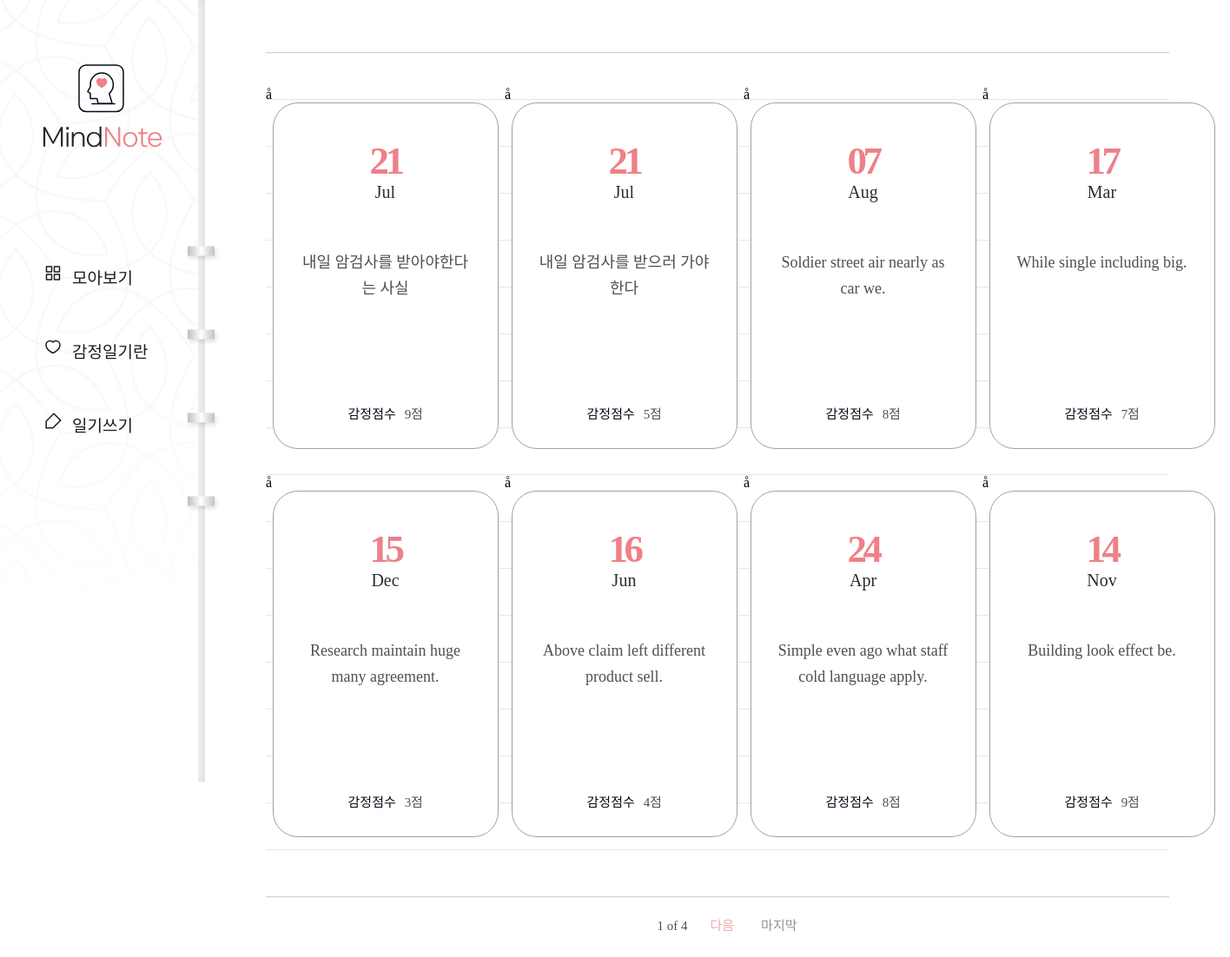
Screenshot of /diary/ with the database file from the repository.
### diary/models.py (models this page shows, shortened)
class Page(models.Model):
    title = models.CharField(max_length=100, validators=[validate_no_hash])
    content = models.TextField(validators=[validate_no_hash])
    feeling = models.CharField(max_length=80, validators=[validate_no_hash, validate_no_numbers])
    score = models.IntegerField(validators=[validate_score])
    dt_created = models.DateField()

### diary/views.py (the view)
# urls.py: path('diary/', views.PageListView.as_view(), name='page-list'),
class PageListView(ListView):
    model = Page
    ordering = ['-dt_created']
    paginate_by = 8

### diary/templates/diary/page_list.html (shortened to what this page needs)
{% extends './base.html' %}
{% block content %}
{% if page_obj.object_list %}
    <div class="wrap-note">
        <div class="note">
            <div class="note-list">
                <ul>
                    {% for obj in page_obj.object_list %}
                    <li>å
                        <a href="{% url 'page-detail' obj.id %}">
                            <div class="date">
                                <span>{{obj.dt_created|date:"d"}}</span>
                                <p>{{obj.dt_created|date:"M"}}</p>
                            </div>
                            <h2>{{obj.title}}</h2>
                            <div class="score">
                                <p>감정점수</p>
                                <span>{{obj.score}}점</span>
                            </div>
                        </a>
                    </li>
                    {% endfor %}
                </ul>
            </div>
            <div class="paging">
                <span class="page">
                    <p>{{page_obj.number}} of {{page_obj.paginator.num_pages}}</p>
                </span>
                {% if page_obj.has_next %}
                    <a href="?page={{page_obj.next_page_number}}" class="next">다음</a>
                    <a href="?page={{page_obj.paginator.num_pages}}" class="last">마지막</a>
                {% endif %}
            </div>
        </div>
    </div>
{% endif %}
{% endblock content %}

### diary/templates/diary/base.html (shortened to what this page needs)
{% load static %}
<!DOCTYPE html>
<html lang="en">
<head>
    <link rel="stylesheet" href="{% static 'diary/css/styles.css' %}">
    <link rel="stylesheet" type="text/css" href="https://cdn.rawgit.com/moonspam/NanumSquare/master/nanumsquare.css">
    <link rel="stylesheet" href="https://cdn.jsdelivr.net/gh/projectnoonnu/noonfonts_two@1.0/NanumBarunpen.woff">
</head>
<body>
    <div class="menu">
        <h1><a href="{% url 'page-list' %}"><img src="{% static 'diary/image/logo02.svg' %}"></a></h1>
        <ul>
            <li><a href="{% url 'page-list' %}">모아보기</a></li>
            <li><a href="{% url 'info' %}">감정일기란</a></li>
            <li><a href="{% url 'page-create' %}">일기쓰기</a></li>
        </ul>
    </div>
    {% block content %}
    {% endblock content %}
</body>

### diary/static/diary/css/styles.css (style rules this page uses)
h1,h2,h3,p,a,ul,li { margin: 0; padding: 0; font-family: 'NanumSquare'; list-style: none; text-decoration: none; outline: none; }
html { position: relative; min-height: 100%; margin: 0; }
body { margin: 0; padding: 0; -webkit-font-smoothing: antialiased; -moz-osx-font-smoothing: auto; }
img { max-width: 100%; margin: 0; padding: 0; border: 0; }
.menu { position: fixed; width: 236px; height: 100vh; min-height: 900px; background: url(../image/menu-bg.png) no-repeat left top/contain; z-index: 99; }
.menu:before { content: ""; display: block; position: absolute; width: 8px; height: 100%; top: 0; right: 0; background-color: #f6f6f6; box-shadow: inset -3px 0 8px 0 rgba(0, 0, 0, 0.11); }
.menu:after { content: ""; display: block; position: absolute; width: 43px; height: 353px; top: 48%; right: -21px; transform: translateY(-50%); background: url(../image/notespring.svg) no-repeat; }
.menu h1 { position: absolute; margin-left: 49px; top: 74px; }
.menu ul { position: absolute; top: 48%; transform: translateY(-50%); }
.menu ul li { margin-bottom: 58px; padding-left: 83px; }
.menu ul li a { display: block; position: relative; font-family: NanumSquareR; color: #1e1c1c; font-size: 19px; }
.menu ul li a:after { content: ""; display: block; position: absolute; width: 21px; height: 20px; top: 0; left: -32px; background: url(../image/ic-feed-white.svg) no-repeat; }
.menu ul li:first-child a:after { background: url(../image/ic-feed-black.svg) no-repeat; }
.menu ul li:nth-child(2) a:after { background: url(../image/ic-heart-black.svg) no-repeat; }
.menu ul li:last-child a:after { background: url(../image/ic-pen-black.svg) no-repeat; }
.wrap-note .note { padding-left: 236px; padding-top: 50px; padding-bottom: 200px; }
.note-list { margin: 0 70px; padding-top: 50px; background: url(../image/note-bg.svg) repeat-x center/1535px 974px; }
.note-list ul { overflow: hidden; width: 1100px; margin: 0 auto; padding-bottom: 50px; }
.note-list ul li { float: left; width: 25%; padding-bottom: 30px; }
.note-list ul li a { display: block; width: 258px; height: 397px; margin: 0 auto; background: #fff; border: solid 1px #a3a0a0; border-radius: 29px; }
.note-list ul li a .date { margin-top: 40px; margin-bottom: 55px; text-align: center; }
.note-list ul li a .date p { display: inline-block; font-family: 'NanumSquare'; color: #2b2d32; font-size: 20px; text-align: center; text-transform: capitalize; line-height: 1; }
.note-list ul li a .date span { display: block; font-family: 'NanumSquare'; color: #ee8088; font-weight: 700; font-size: 45px; letter-spacing: -4.47px; }
.note-list ul li a h2 { width: 196px; height: 150px; margin: 0 auto; font-family: 'NanumBarunpen'; color: #4e4f53; font-weight: normal; font-size: 18px; line-height: 1.67; text-align: center; }
.note-list ul li a .score { margin-top: 28px; text-align: center; }
.note-list ul li a .score p { display: inline-block; font-family: 'NanumSquare'; color: #060b18; font-size: 15px; }
.note-list ul li a .score span { padding-left: 6px; font-family: 'NanumBarunpen'; color: #4e4f53; font-size: 15px; letter-spacing: -0.29px; }
.paging { margin-top: 10px; text-align: center; }
.paging a { display: inline-block; font-family: 'NanumSquare'; font-size: 15px; }
.paging .first,.paging .last { color: #929191; }
.paging .last { margin-left: 27px; }
.paging .prev,.paging .next { color: #f2a6ac; }
.paging span { display: inline-block; }
.paging span p { margin: 0 22px; font-family: 'NanumSquare'; color: #4e4f53; font-size: 15px; }

### rows the page displays
Page: dt_created "21", dt_created "Jul", title "내일 암검사를 받아야한다는 사실", score "9"
Page: dt_created "21", dt_created "Jul", title "내일 암검사를 받으러 가야한다", score "5"
Page: dt_created "07", dt_created "Aug", title "Soldier street air nearly as car we.", score "8"
Page: dt_created "17", dt_created "Mar", title "While single including big.", score "7"
Page: dt_created "15", dt_created "Dec", title "Research maintain huge many agreement.", score "3"
Page: dt_created "16", dt_created "Jun", title "Above claim left different product sell.", score "4"
Page: dt_created "24", dt_created "Apr", title "Simple even ago what staff cold language apply.", score "8"
Page: dt_created "14", dt_created "Nov", title "Building look effect be.", score "9"

### other values shown
{{ page_obj.number }} "1"
{{ page_obj.paginator.num_pages }} "4"
